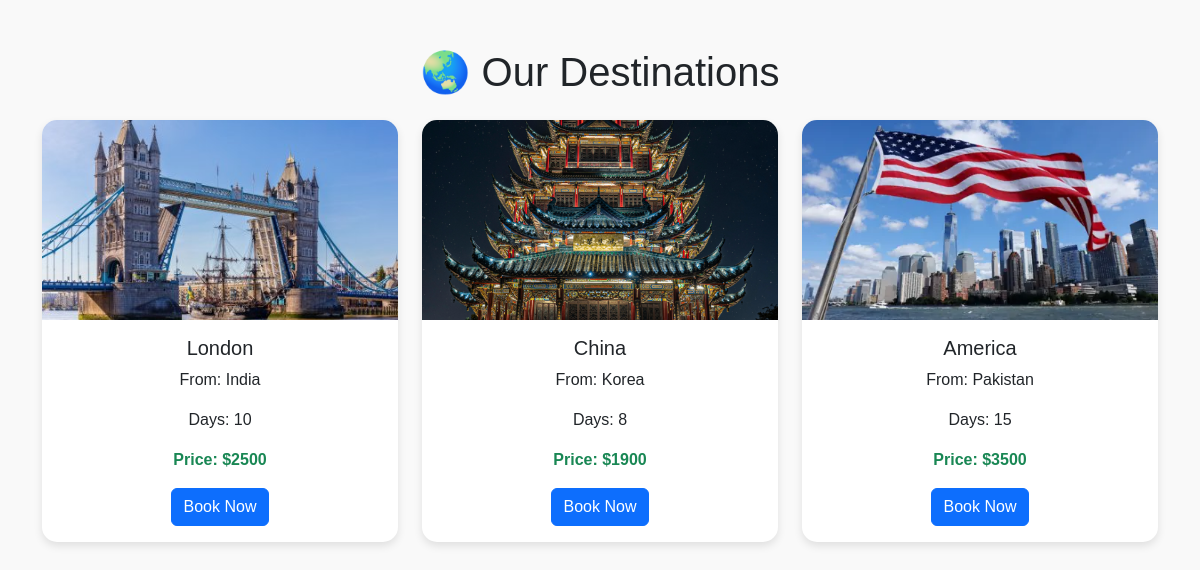
Screenshot of /destination/ with the database file from the repository.
### touragency/models.py (models this page shows)
class Tour(models.Model):
    original_country=models.CharField(max_length=64)
    destination_country=models.CharField(max_length=64)
    no_of_days=models.IntegerField()
    price=models.IntegerField()
    image = models.ImageField(upload_to='tours/', blank=True, null=True)

### touragency/views.py (the view)
# urls.py: path('destination/',views.destination, name='destination'),
def destination(response):
    tours=Tour.objects.all()
    context={'tours':tours}
    return render(response,'destination.html',context)

### touragency/templates/destination.html (shortened to what this page needs)
{% load static %}
<!DOCTYPE html>
<html lang="en">
<head>
  <link
    href="https://cdn.jsdelivr.net/npm/bootstrap@5.3.2/dist/css/bootstrap.min.css"
    rel="stylesheet"
  >
</head>
<body>
  <div class="container mt-5">
    <h1 class="text-center mb-4">🌏 Our Destinations</h1>
    <div class="row">
      {% for tour in tours %}
        <div class="col-md-4 mb-4">
          <div class="card">
            {% if tour.image %}
              <img src="{{ tour.image.url}} " class="card-img-top" alt="{{ tour.destination_country }}">
            {% else %}
              <img src="{% static 'london.png' %}" class="card-img-top" alt="Tour Image">
            {% endif %}
            <div class="card-body text-center">
              <h5 class="card-title">{{ tour.destination_country|title }}</h5>
              <p class="card-text">From: {{ tour.original_country|title }}</p>
              <p class="card-text">Days: {{ tour.no_of_days }}</p>
              <p class="card-text text-success fw-bold">Price: ${{ tour.price }}</p>
              <a href="#" class="btn btn-primary">Book Now</a>
            </div>
          </div>
        </div>
      {% endfor %}
    </div>
  </div>
</body>
</html>

### touragency/templates/destination.html (style rules this page uses)
body { background-color: #f9f9f9; font-family: 'Poppins', sans-serif; }
.card { box-shadow: 0 4px 8px rgba(0,0,0,0.1); border: none; border-radius: 15px; transition: transform 0.3s ease; }
.card img { border-top-left-radius: 15px; border-top-right-radius: 15px; height: 200px; object-fit: cover; }

### rows the page displays
Tour: image (picture), destination_country "London", original_country "India", no_of_days "10", price "2500"
Tour: image (picture), destination_country "China", original_country "Korea", no_of_days "8", price "1900"
Tour: image (picture), destination_country "America", original_country "Pakistan", no_of_days "15", price "3500"
